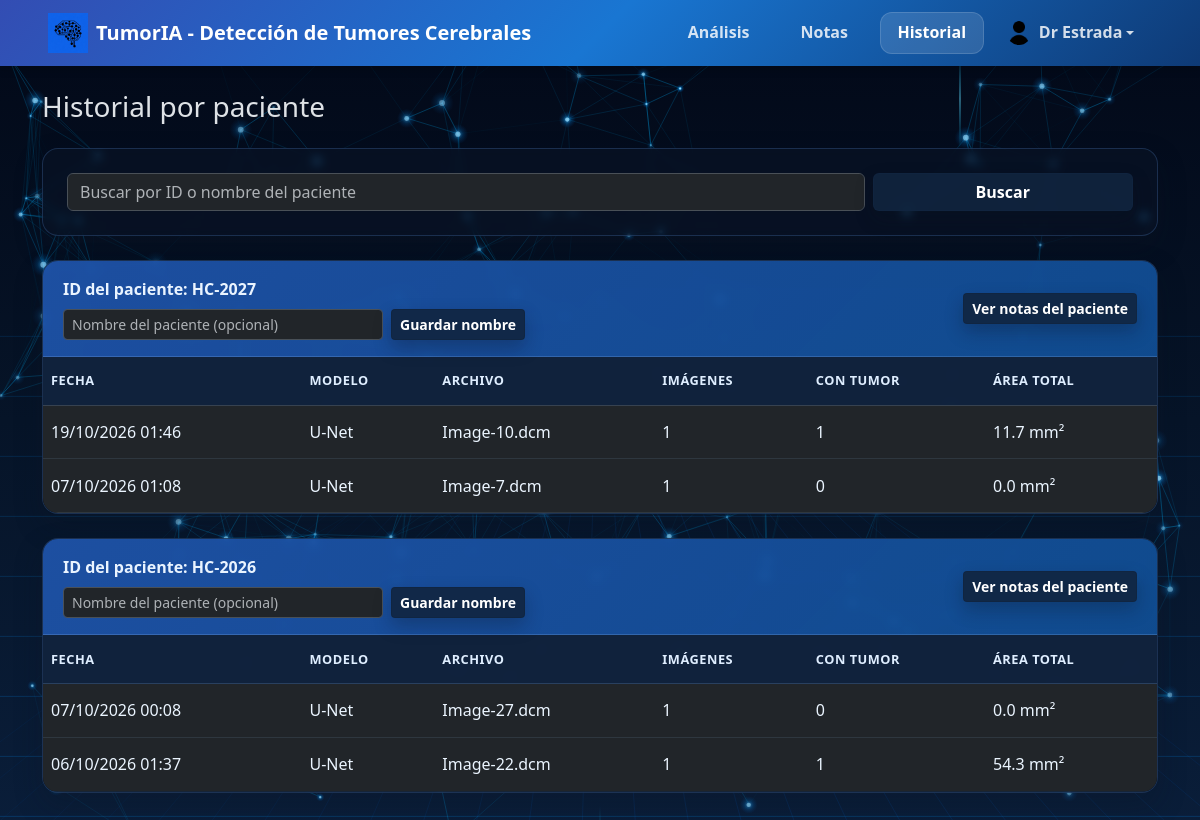
The app's page /history (signed in) with its own data.
### web/models.py (models this page shows, shortened)
class User(UserMixin, db.Model):
    __tablename__ = 'users'
    id = db.Column(db.Integer, primary_key=True)
    username = db.Column(db.String(80), unique=True, nullable=False, index=True)
    email = db.Column(db.String(120), unique=True, nullable=False, index=True)
    password_hash = db.Column(db.String(255), nullable=False)
    created_at = db.Column(db.DateTime, default=datetime.utcnow)
    login_history = db.relationship('LoginHistory', backref='user', lazy=True, cascade='all, delete-orphan')
    notes = db.relationship('Note', backref='user', lazy=True, cascade='all, delete-orphan')

class PatientStudy(db.Model):
    __tablename__ = 'patient_studies'
    id = db.Column(db.Integer, primary_key=True)
    user_id = db.Column(db.Integer, db.ForeignKey('users.id'), nullable=False, index=True)
    patient_id = db.Column(db.String(120), nullable=False, index=True)
    created_at = db.Column(db.DateTime, default=datetime.utcnow, index=True)
    model_type = db.Column(db.String(20), nullable=False, default='unet')
    source_file = db.Column(db.String(255), nullable=False)
    patient_name = db.Column(db.String(160), nullable=True, index=True)
    num_images = db.Column(db.Integer, default=0)
    num_with_tumor = db.Column(db.Integer, default=0)
    total_area_mm2 = db.Column(db.Float, default=0.0)
    result_summary = db.Column(db.Text, nullable=True)
    result_images = db.Column(db.Text, nullable=True)
    user = db.relationship('User', backref='patient_studies', lazy=True)

### web/app.py (the view)
@app.route("/history", methods=["GET"])
@login_required
def patient_history():
    search_query = (request.args.get("q") or "").strip()
    studies_query = PatientStudy.query.filter_by(user_id=current_user.id)
    if search_query:
        studies_query = studies_query.filter(
            (PatientStudy.patient_id.contains(search_query))
            | (PatientStudy.patient_name.contains(search_query))
        )
    studies = studies_query.order_by(PatientStudy.created_at.desc()).all()
    grouped = {}
    for study in studies:
        group = grouped.setdefault(
            study.patient_id,
            {
                "patient_id": study.patient_id,
                "patient_name": study.patient_name or "",
                "studies": [],
            },
        )
        if study.patient_name and not group["patient_name"]:
            group["patient_name"] = study.patient_name
        group["studies"].append(study)
    return render_template("history.html", grouped=list(grouped.values()), search_query=search_query)

### web/app.py (called while the page is built)
@login_manager.user_loader
def load_user(user_id):
    return User.query.get(int(user_id))

### templates/history.html (shortened to what this page needs)
<!DOCTYPE html>
<html lang="es" data-bs-theme="dark">
<head>
  <link rel="stylesheet" href="{{ url_for('static', filename='vendor/bootstrap/bootstrap.min.css') }}">
  <link rel="stylesheet" href="{{ url_for('static', filename='styles.css') }}" />
</head>
<body class="bg-body-tertiary">
  <nav class="navbar navbar-expand-lg navbar-dark navbar-custom">
    <div class="container-fluid px-3 px-md-5">
      <a class="navbar-brand fw-bold d-flex align-items-center" href="{{ url_for('main_menu') }}">
        <img src="{{ url_for('static', filename='images/icon/Icono-TumorIA.jpg') }}" alt="TumorIA Logo" height="40" class="me-2">
        TumorIA - Detección de Tumores Cerebrales
      </a>
      <div class="collapse navbar-collapse" id="navbarNav">
        <ul class="navbar-nav ms-auto">
          <li class="nav-item">
            <a class="nav-link" href="{{ url_for('main_menu') }}">Análisis</a>
          </li>
          <li class="nav-item">
            <a class="nav-link" href="{{ url_for('notes') }}">Notas</a>
          </li>
          <li class="nav-item">
            <a class="nav-link active" href="{{ url_for('patient_history') }}">Historial</a>
          </li>
          <li class="nav-item dropdown">
            <a class="nav-link dropdown-toggle d-flex align-items-center" href="#" id="profileDropdown" role="button" data-bs-toggle="dropdown">
              <img src="{{ url_for('static', filename='images/icon/user_icon_tumoria.png') }}" alt="Perfil de {{ current_user.username }}" height="24" class="me-2 rounded-circle">
              {{ current_user.username }}
            </a>
          </li>
        </ul>
      </div>
    </div>
  </nav>
  <main class="container py-4 app-main">
    <div class="d-flex justify-content-between align-items-center mb-4">
      <h1 class="h3 mb-0">Historial por paciente</h1>
    </div>
    <div class="history-search-card p-3 p-md-4 mb-4">
      <form method="GET" action="{{ url_for('patient_history') }}" class="row g-2 align-items-center">
        <div class="col-12 col-md-9">
          <input type="text" name="q" value="{{ search_query }}" class="form-control" placeholder="Buscar por ID o nombre del paciente" />
        </div>
        <div class="col-12 col-md-3 d-grid">
          <button type="submit" class="btn btn-solid-blue">Buscar</button>
        </div>
      </form>
    </div>
    {% if not grouped %}
      <div class="alert alert-info">
        No hay estudios registrados todavía.
      </div>
    {% else %}
      {% for group in grouped %}
        {% set patient_id = group.patient_id %}
        {% set patient_name = group.patient_name %}
        {% set studies = group.studies %}
        <div class="history-card mb-4">
          <div class="history-header d-flex justify-content-between align-items-center flex-wrap gap-2">
            <div class="d-flex flex-column gap-2 flex-grow-1">
              <div>
                <strong>ID del paciente:</strong> {{ patient_id }}
              </div>
              <form method="POST" action="{{ url_for('save_patient_name', patient_id=patient_id) }}" class="d-flex gap-2 align-items-center flex-wrap">
                <input type="text" name="patient_name" class="form-control form-control-sm" style="max-width: 320px;" placeholder="Nombre del paciente (opcional)" value="{{ patient_name }}" />
                <button type="submit" class="btn btn-solid-blue btn-sm">Guardar nombre</button>
              </form>
            </div>
            <a href="{{ url_for('notes', patient_id=patient_id) }}" class="btn btn-solid-blue btn-sm">
              Ver notas del paciente
            </a>
          </div>
          <div class="card-body p-0">
            <div class="table-responsive">
              <table class="table history-table align-middle mb-0">
                <thead>
                  <tr>
                    <th>Fecha</th>
                    <th>Modelo</th>
                    <th>Archivo</th>
                    <th>Imágenes</th>
                    <th>Con tumor</th>
                    <th>Área total</th>
                  </tr>
                </thead>
                <tbody>
                  {% for study in studies %}
                    <tr class="study-row" tabindex="0" aria-expanded="false" role="button">
                      <td>{{ study.created_at.strftime('%d/%m/%Y %H:%M') }}</td>
                      <td>{{ 'U-Net' if study.model_type == 'unet' else study.model_type }}</td>
                      <td>{{ study.source_file }}</td>
                      <td>{{ study.num_images }}</td>
                      <td>{{ study.num_with_tumor }}</td>
                      <td>{{ '%.1f' % study.total_area_mm2 }} mm²</td>
                    </tr>
                  {% endfor %}
                </tbody>
              </table>
            </div>
          </div>
        </div>
      {% endfor %}
    {% endif %}
  </main>
</body>
</html>

### static/styles.css (style rules this page uses)
html, body { -webkit-text-size-adjust: 100%; text-size-adjust: 100%; overflow-x: hidden; margin: 0; }
main.app-main { min-height: calc(100vh - 72px); box-sizing: border-box; }
body.bg-body-tertiary { background: transparent !important; }
.navbar-custom { --navbar-link-min-width: 100px; --navbar-dropdown-min-width: 150px; }
.navbar-custom .navbar-nav { align-items: center; gap: 0.35rem; }
.navbar-custom .navbar-nav .nav-item { display: flex; align-items: center; }
.navbar-custom .navbar-nav .nav-link, .navbar-custom .navbar-nav .dropdown-toggle { display: inline-flex; align-items: center; justify-content: center; min-width: var(--navbar-link-min-width); min-height: 42px; padding: 0.55rem 1.1rem; margin: 0; border-radius: 0.75rem; font-weight: 600; line-height: 1.2; transition: color 0.2s ease, background-color 0.2s ease, transform 0.2s ease; }
.navbar-custom .navbar-nav .dropdown-toggle { min-width: var(--navbar-dropdown-min-width); }
.navbar-custom .navbar-nav .nav-link { color: rgba(255, 255, 255, 0.82); }
.navbar-custom .navbar-nav .nav-link.active, .navbar-custom .navbar-nav .nav-link.show { color: #ffffff; background: rgba(255, 255, 255, 0.12); box-shadow: inset 0 0 0 1px rgba(255, 255, 255, 0.14); font-weight: 700; }

### templates/history.html (style rules this page uses)
.navbar-custom { background: linear-gradient(135deg, #334db3 0%, #1976d2 50%, #0e3a76 100%); box-shadow: 0 2px 10px rgba(0, 0, 0, 0.2); }
.app-main { position: relative; z-index: 1; }
.history-card { border: 1px solid rgba(107, 170, 255, 0.2); background: rgba(9, 19, 37, 0.72); border-radius: 16px; box-shadow: 0 12px 28px rgba(10, 18, 32, 0.25); overflow: hidden; backdrop-filter: blur(4px); }
.history-header { background: linear-gradient(135deg, rgba(34, 93, 188, 0.82), rgba(18, 88, 168, 0.8)); color: #eaf4ff; border-bottom: 1px solid rgba(162, 205, 255, 0.2); font-weight: 600; padding: 1rem 1.25rem; }
.history-table { background: rgba(8, 15, 27, 0.6); border: 0; color: #edf6ff; margin: 0; }
.history-table thead th { background: rgba(17, 37, 64, 0.9); color: #dfeeff; border-bottom: 1px solid rgba(153, 201, 255, 0.18); font-size: 0.8rem; letter-spacing: 0.04em; text-transform: uppercase; padding-top: 0.9rem; padding-bottom: 0.9rem; }
.history-table tbody td { color: #ebf5ff; border-color: rgba(143, 177, 219, 0.12); padding-top: 0.9rem; padding-bottom: 0.9rem; }
.study-row { cursor: pointer; transition: background 0.2s ease; }
.history-search-card { background: rgba(9, 19, 37, 0.72); border: 1px solid rgba(107, 170, 255, 0.2); border-radius: 16px; box-shadow: 0 12px 28px rgba(10, 18, 32, 0.25); backdrop-filter: blur(4px); }
.btn-solid-blue { background: rgba(17, 37, 64, 0.9); border: 1px solid rgba(17, 37, 64, 0.9); color: #ffffff; font-weight: 600; box-shadow: 0 8px 18px rgba(10, 18, 32, 0.28); transition: background-color 0.2s ease, border-color 0.2s ease, transform 0.2s ease, box-shadow 0.2s ease; }

### records on screen
User: username "Dr Estrada"
PatientStudy: patient "HC-2027", created_at "19/10/2026 01:46", model_type "U-Net", source_file "Image-10.dcm", num_images "1", num_with_tumor "1", total_area_mm2 "11.7"
PatientStudy: created_at "07/10/2026 01:08", model_type "U-Net", source_file "Image-7.dcm", num_images "1", num_with_tumor "0", total_area_mm2 "0.0"
PatientStudy: patient "HC-2026", created_at "07/10/2026 00:08", model_type "U-Net", source_file "Image-27.dcm", num_images "1", num_with_tumor "0", total_area_mm2 "0.0"
PatientStudy: created_at "06/10/2026 01:37", model_type "U-Net", source_file "Image-22.dcm", num_images "1", num_with_tumor "1", total_area_mm2 "54.3"
